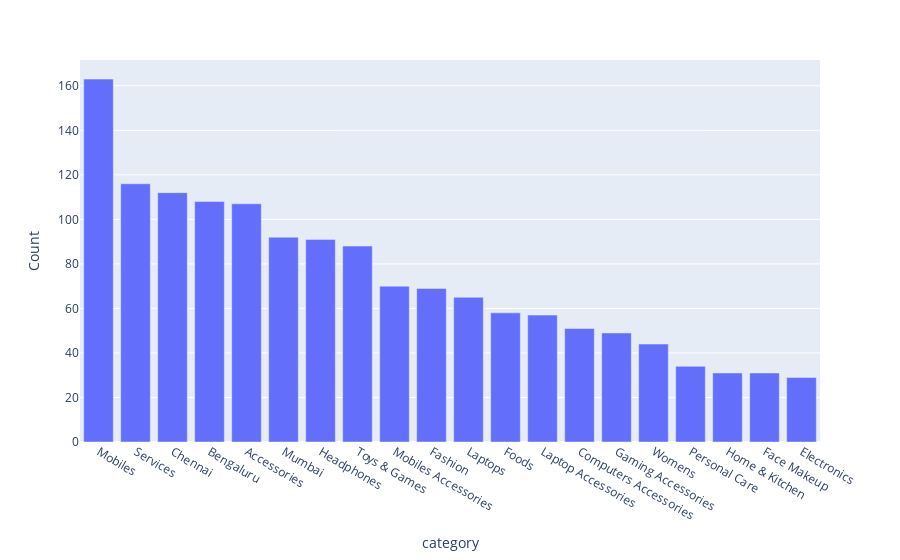

Notebook code for this chart:
### Code cell
#Grouping by category and counting it to visualize analysis of top selling product categories by plotly
dfcat = df7.groupby(['category']).size().to_frame().sort_values([0], ascending = False).head(20).reset_index()
dfcat.columns = ['category', 'Count']
fig = px.bar(dfcat, x='category', y = 'Count')
fig.layout.yaxis.title.text = 'Count'
fig.show()

### Figure 1 — Plotly figure (JSON) as saved in the notebook; plotly's stock layout.template omitted (floating-point values rounded to 4 significant figures)
{"data": [{"alignmentgroup": "True", "hovertemplate": "category=%{x}<br>Count=%{y}<extra></extra>", "legendgroup": "", "marker": {"color": "#636efa", "pattern": {"shape": ""}}, "name": "", "offsetgroup": "", "orientation": "v", "showlegend": false, "textposition": "auto", "type": "bar", "x": ["Mobiles", "Services", "Chennai", "Bengaluru", "Accessories", "Mumbai", "Headphones", "Toys & Games", "Mobiles Accessories", "Fashion", "Laptops", "Foods", "Laptop Accessories", "Computers Accessories", "Gaming Accessories", "Womens", "Personal Care", "Home & Kitchen", "Face Makeup", "Electronics"], "xaxis": "x", "y": [163, 116, 112, 108, 107, 92, 91, 88, 70, 69, 65, 58, 57, 51, 49, 44, 34, 31, 31, 29], "yaxis": "y"}], "layout": {"barmode": "relative", "legend": {"tracegroupgap": 0}, "margin": {"t": 60}, "xaxis": {"anchor": "y", "domain": [0, 1], "title": {"text": "category"}}, "yaxis": {"anchor": "x", "domain": [0, 1], "title": {"text": "Count"}}}}
